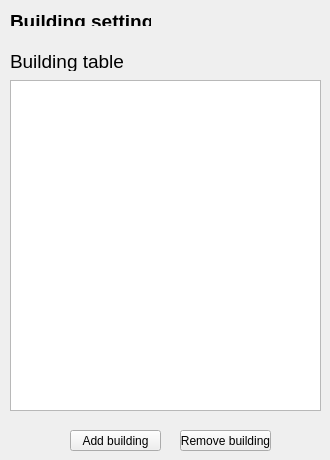
     <widget class="QWidget" name="BuildingsPage_B">
      <widget class="QLabel" name="GeoEHeading_3">
       <property name="geometry">
        <rect>
         <x>10</x>
         <y>10</y>
         <width>141</width>
         <height>16</height>
        </rect>
       </property>
       <property name="font">
        <font>
         <pointsize>14</pointsize>
        </font>
       </property>
       <property name="text">
        <string>&lt;html&gt;&lt;head/&gt;&lt;body&gt;&lt;p&gt;&lt;span style=&quot; font-weight:600;&quot;&gt;Building settings&lt;/span&gt;&lt;/p&gt;&lt;/body&gt;&lt;/html&gt;</string>
       </property>
      </widget>
      <widget class="QLabel" name="GeoC_BathfileLabel_5">
       <property name="geometry">
        <rect>
         <x>10</x>
         <y>50</y>
         <width>151</width>
         <height>21</height>
        </rect>
       </property>
       <property name="font">
        <font>
         <pointsize>14</pointsize>
        </font>
       </property>
       <property name="focusPolicy">
        <enum>Qt::ClickFocus</enum>
       </property>
       <property name="text">
        <string>&lt;html&gt;&lt;head/&gt;&lt;body&gt;&lt;p&gt;Building table&lt;/p&gt;&lt;/body&gt;&lt;/html&gt;</string>
       </property>
      </widget>
      <widget class="QTableWidget" name="GeoB_InterfaceTable_3">
       <property name="geometry">
        <rect>
         <x>10</x>
         <y>80</y>
         <width>311</width>
         <height>331</height>
        </rect>
       </property>
       <property name="font">
        <font>
         <pointsize>14</pointsize>
        </font>
       </property>
      </widget>
      <widget class="QToolButton" name="GeoB_RemPoint_3">
       <property name="geometry">
        <rect>
         <x>180</x>
         <y>430</y>
         <width>91</width>
         <height>21</height>
        </rect>
       </property>
       <property name="text">
        <string>Remove building</string>
       </property>
      </widget>
      <widget class="QToolButton" name="GeoB_AddPoint_3">
       <property name="geometry">
        <rect>
         <x>70</x>
         <y>430</y>
         <width>91</width>
         <height>21</height>
        </rect>
       </property>
       <property name="text">
        <string>Add building</string>
       </property>
      </widget>
     </widget>
